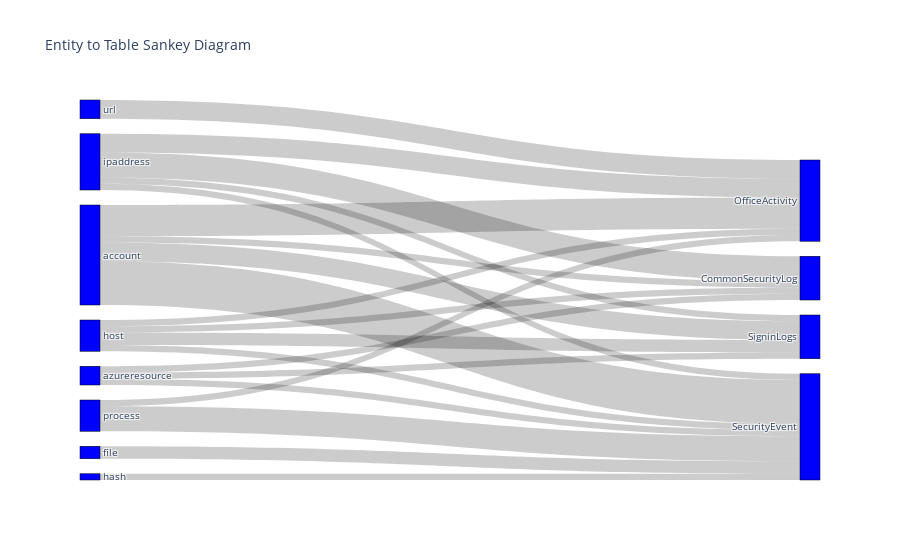

This figure's notebook cell:
### Code cell
e.show_sankey()

### Figure 1 — Plotly figure (JSON) as saved in the notebook; plotly's stock layout.template omitted (floating-point values rounded to 4 significant figures)
{"data": [{"link": {"source": [0, 0, 0, 0, 1, 1, 1, 1, 2, 2, 2, 2, 3, 3, 3, 4, 5, 5, 6, 7], "target": [8, 9, 10, 11, 8, 9, 10, 11, 8, 9, 10, 11, 8, 10, 11, 9, 9, 10, 10, 10], "value": [4, 3, 1, 1, 1, 1, 1, 2, 1, 5, 7, 3, 1, 1, 1, 3, 1, 4, 1, 2]}, "node": {"color": "blue", "label": ["ipaddress", "host", "account", "azureresource", "url", "process", "hash", "file", "CommonSecurityLog", "OfficeActivity", "SecurityEvent", "SigninLogs"], "line": {"color": "black", "width": 0.5}, "pad": 15, "thickness": 20}, "type": "sankey"}], "layout": {"font": {"size": 10}, "title": {"text": "Entity to Table Sankey Diagram"}}}
